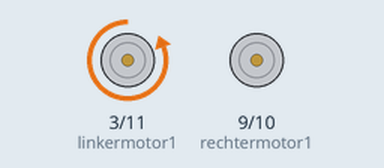
This sketch was run on a simulated Arduino Uno, built with avr-gcc and run on an emulated ATmega328P. On the bench: motor-driver pin pairs drawn as motors (green arrow = first pin HIGH = forward, orange = second pin HIGH = backward, longer = more drive).

Above: at 0.1 s.
At 8.1 s:
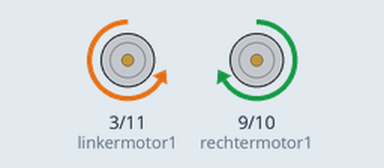
At 16.1 s:
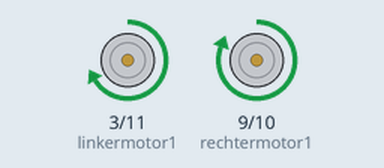
At 38.1 s:
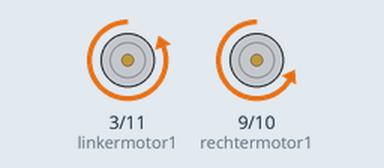
Timing chart, 0 to 39.6 s (numbered marks = the images above):
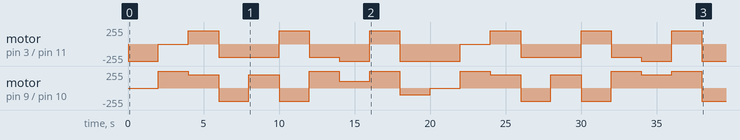

Measured:
- by itself, motor on pin 3 (linkermotor1) / pin 11 (linkermotor2): stopped → backward 255/255 at 0.00 s, → stopped 2.0 s later, → forward 200/255 2.0 s later, → backward 200/255 2.0 s later, … (17 changes in this stretch)
- by itself, motor on pin 9 (rechtermotor1) / pin 10 (rechtermotor2): stopped → forward 255/255 at 2.0 s, → forward 200/255 2.0 s later, → backward 200/255 2.0 s later, → forward 200/255 2.0 s later, … (19 changes in this stretch)

The sketch:

POC_Motorsturing.ino
```cpp
#define linkermotor1 3
#define linkermotor2 11
#define rechtermotor1 9
#define rechtermotor2 10

void setup() {
  pinMode(linkermotor1, OUTPUT);
  pinMode(linkermotor2, OUTPUT);
  pinMode(rechtermotor1, OUTPUT);
  pinMode(rechtermotor2, OUTPUT);
}

void loop() {
  //Links vooruit, rechts stil
  motorcontrol(0,255);
  delay(2000);
  //Rechts vooruit, links stil
  motorcontrol(255,0);
  delay(2000);
  // Stap 1: Rechts vooruit, links achteruit
  motorcontrol(200, -200);
  delay(2000);

  // Stap 2: Links vooruit, rechts achteruit
  motorcontrol(-200, 200);
  delay(2000);

  // Stap 3: Beide vooruit
  motorcontrol(200, 200);
  delay(2000);

  // Stap 4: Beide achteruit
  motorcontrol(-200, -200);
  delay(2000);

  // Stap 5: Rechts snel vooruit, links traag vooruit
  motorcontrol(255, 100);
  delay(2000);

  // Stap 6: Links snel vooruit, rechts traag vooruit
  motorcontrol(100, 255);
  delay(2000);

  // Stap 7: Rechts snel vooruit, links achteruit
  motorcontrol(255, -100);
  delay(2000);

  // Stap 8: Links snel vooruit, rechts achteruit
  motorcontrol(-100, 255);
  delay(2000);
}

void motorcontrol(int rechtermotorpwm, int linkermotorpwm) {
  if (rechtermotorpwm <= 0) {
    rechtermotorpwm = abs(rechtermotorpwm);
    analogWrite(rechtermotor1, 0);
    analogWrite(rechtermotor2, rechtermotorpwm);
  } else {
    analogWrite(rechtermotor1, rechtermotorpwm);
    analogWrite(rechtermotor2, 0);
  }

  if (linkermotorpwm <= 0) {
    linkermotorpwm = abs(linkermotorpwm);
    analogWrite(linkermotor1, linkermotorpwm);
    analogWrite(linkermotor2, 0);
  } else {
    analogWrite(linkermotor1, 0);
    analogWrite(linkermotor2, linkermotorpwm);
  }
}
```
